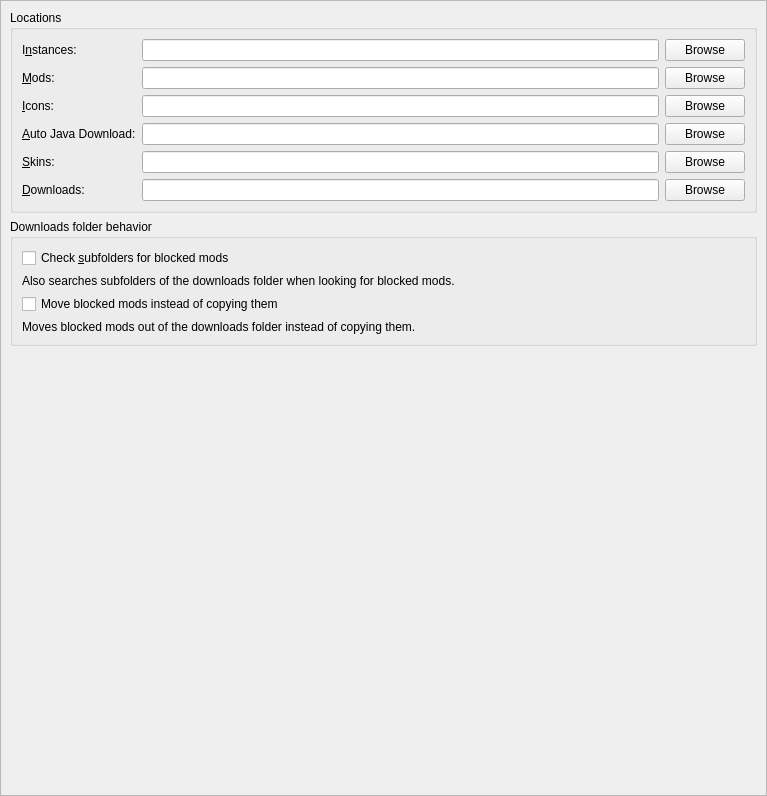
<?xml version="1.0" encoding="UTF-8"?>
<ui version="4.0">
 <class>FoldersPage</class>
 <widget class="QWidget" name="FoldersPage">
  <property name="geometry">
   <rect>
    <x>0</x>
    <y>0</y>
    <width>767</width>
    <height>796</height>
   </rect>
  </property>
  <property name="sizePolicy">
   <sizepolicy hsizetype="MinimumExpanding" vsizetype="MinimumExpanding">
    <horstretch>0</horstretch>
    <verstretch>0</verstretch>
   </sizepolicy>
  </property>
  <layout class="QVBoxLayout" name="verticalLayout">
   <property name="leftMargin">
    <number>0</number>
   </property>
   <property name="topMargin">
    <number>0</number>
   </property>
   <property name="rightMargin">
    <number>0</number>
   </property>
   <property name="bottomMargin">
    <number>0</number>
   </property>
   <item>
    <widget class="QScrollArea" name="scrollArea">
     <property name="horizontalScrollBarPolicy">
      <enum>Qt::ScrollBarPolicy::ScrollBarAsNeeded</enum>
     </property>
     <property name="widgetResizable">
      <bool>true</bool>
     </property>
     <widget class="QWidget" name="scrollAreaWidgetContents">
      <property name="geometry">
       <rect>
        <x>0</x>
        <y>-149</y>
        <width>746</width>
        <height>1222</height>
       </rect>
      </property>
      <layout class="QVBoxLayout" name="verticalLayout_8">
       <item>
        <widget class="QGroupBox" name="foldersBox">
         <property name="title">
          <string>Locations</string>
         </property>
         <layout class="QGridLayout" name="gridLayout">
          <item row="4" column="1">
           <widget class="QLineEdit" name="skinsDirTextBox" />
          </item>
          <item row="4" column="2">
           <widget class="QPushButton" name="skinsDirBrowseBtn">
            <property name="text">
             <string>Browse</string>
            </property>
           </widget>
          </item>
          <item row="3" column="0">
           <widget class="QLabel" name="labelJavaDir">
            <property name="text">
             <string>&amp;Auto Java Download:</string>
            </property>
            <property name="toolTip">
             <string>Folder where PollyMC-Continued stores automatically downloaded Java versions. Do NOT set this to your system Java installation.</string>
            </property>
            <property name="buddy">
             <cstring>javaDirTextBox</cstring>
            </property>
           </widget>
          </item>
          <item row="2" column="2">
           <widget class="QPushButton" name="iconsDirBrowseBtn">
            <property name="text">
             <string>Browse</string>
            </property>
           </widget>
          </item>
          <item row="4" column="0">
           <widget class="QLabel" name="labelSkinsDir">
            <property name="text">
             <string>&amp;Skins:</string>
            </property>
            <property name="buddy">
             <cstring>skinsDirTextBox</cstring>
            </property>
           </widget>
          </item>
          <item row="1" column="0">
           <widget class="QLabel" name="labelModsDir">
            <property name="text">
             <string>&amp;Mods:</string>
            </property>
            <property name="buddy">
             <cstring>modsDirTextBox</cstring>
            </property>
           </widget>
          </item>
          <item row="3" column="2">
           <widget class="QPushButton" name="javaDirBrowseBtn">
            <property name="text">
             <string>Browse</string>
            </property>
           </widget>
          </item>
          <item row="5" column="0">
           <widget class="QLabel" name="labelDownloadsDir">
            <property name="text">
             <string>&amp;Downloads:</string>
            </property>
            <property name="buddy">
             <cstring>downloadsDirTextBox</cstring>
            </property>
           </widget>
          </item>
          <item row="5" column="1">
           <widget class="QLineEdit" name="downloadsDirTextBox" />
          </item>
          <item row="1" column="1">
           <widget class="QLineEdit" name="modsDirTextBox" />
          </item>
          <item row="0" column="0">
           <widget class="QLabel" name="labelInstDir">
            <property name="text">
             <string>I&amp;nstances:</string>
            </property>
            <property name="buddy">
             <cstring>instDirTextBox</cstring>
            </property>
           </widget>
          </item>
          <item row="0" column="2">
           <widget class="QPushButton" name="instDirBrowseBtn">
            <property name="text">
             <string>Browse</string>
            </property>
           </widget>
          </item>
          <item row="5" column="2">
           <widget class="QPushButton" name="downloadsDirBrowseBtn">
            <property name="text">
             <string>Browse</string>
            </property>
           </widget>
          </item>
          <item row="0" column="1">
           <widget class="QLineEdit" name="instDirTextBox" />
          </item>
          <item row="1" column="2">
           <widget class="QPushButton" name="modsDirBrowseBtn">
            <property name="text">
             <string>Browse</string>
            </property>
           </widget>
          </item>
          <item row="3" column="1">
           <widget class="QLineEdit" name="javaDirTextBox" />
          </item>
          <item row="2" column="1">
           <widget class="QLineEdit" name="iconsDirTextBox" />
          </item>
          <item row="2" column="0">
           <widget class="QLabel" name="labelIconsDir">
            <property name="text">
             <string>&amp;Icons:</string>
            </property>
            <property name="buddy">
             <cstring>iconsDirTextBox</cstring>
            </property>
           </widget>
          </item>
         </layout>
        </widget>
       </item>
       <item>
        <widget class="QGroupBox" name="blockedModsBox">
         <property name="title">
          <string>Downloads folder behavior</string>
         </property>
         <layout class="QVBoxLayout" name="blockedModsBoxLayout">
          <item>
           <widget class="ToggleSwitch" name="downloadsDirWatchRecursiveCheckBox">
            <property name="toolTip">
             <string>When enabled, in addition to the downloads folder, its sub folders will also be searched when looking for resources (e.g. when looking for blocked mods on CurseForge).</string>
            </property>
            <property name="text">
             <string>Check &amp;subfolders for blocked mods</string>
            </property>
           </widget>
          </item>
          <item>
           <widget class="QLabel" name="downloadsDirWatchRecursiveDescription">
            <property name="text">
             <string>Also searches subfolders of the downloads folder when looking for blocked mods.</string>
            </property>
            <property name="wordWrap">
             <bool>true</bool>
            </property>
            <property name="settingDescription" stdset="0">
             <bool>true</bool>
            </property>
           </widget>
          </item>
          <item>
           <widget class="ToggleSwitch" name="downloadsDirMoveCheckBox">
            <property name="toolTip">
             <string>When enabled, it will move blocked resources instead of copying them.</string>
            </property>
            <property name="text">
             <string>Move blocked mods instead of copying them</string>
            </property>
           </widget>
          </item>
          <item>
           <widget class="QLabel" name="downloadsDirMoveDescription">
            <property name="text">
             <string>Moves blocked mods out of the downloads folder instead of copying them.</string>
            </property>
            <property name="wordWrap">
             <bool>true</bool>
            </property>
            <property name="settingDescription" stdset="0">
             <bool>true</bool>
            </property>
           </widget>
          </item>
         </layout>
        </widget>
       </item>
       <item>
        <spacer name="verticalSpacer_FeaturesTab">
         <property name="orientation">
          <enum>Qt::Orientation::Vertical</enum>
         </property>
         <property name="sizeHint" stdset="0">
          <size>
           <width>0</width>
           <height>0</height>
          </size>
         </property>
        </spacer>
       </item>
      </layout>
     </widget>
    </widget>
   </item>
  </layout>
 </widget>
 <customwidgets>
  <customwidget>
   <class>ToggleSwitch</class>
   <extends>QCheckBox</extends>
   <header>ui/widgets/ToggleSwitch.h</header>
  </customwidget>
 </customwidgets>
 <resources />
 <connections />
</ui>
